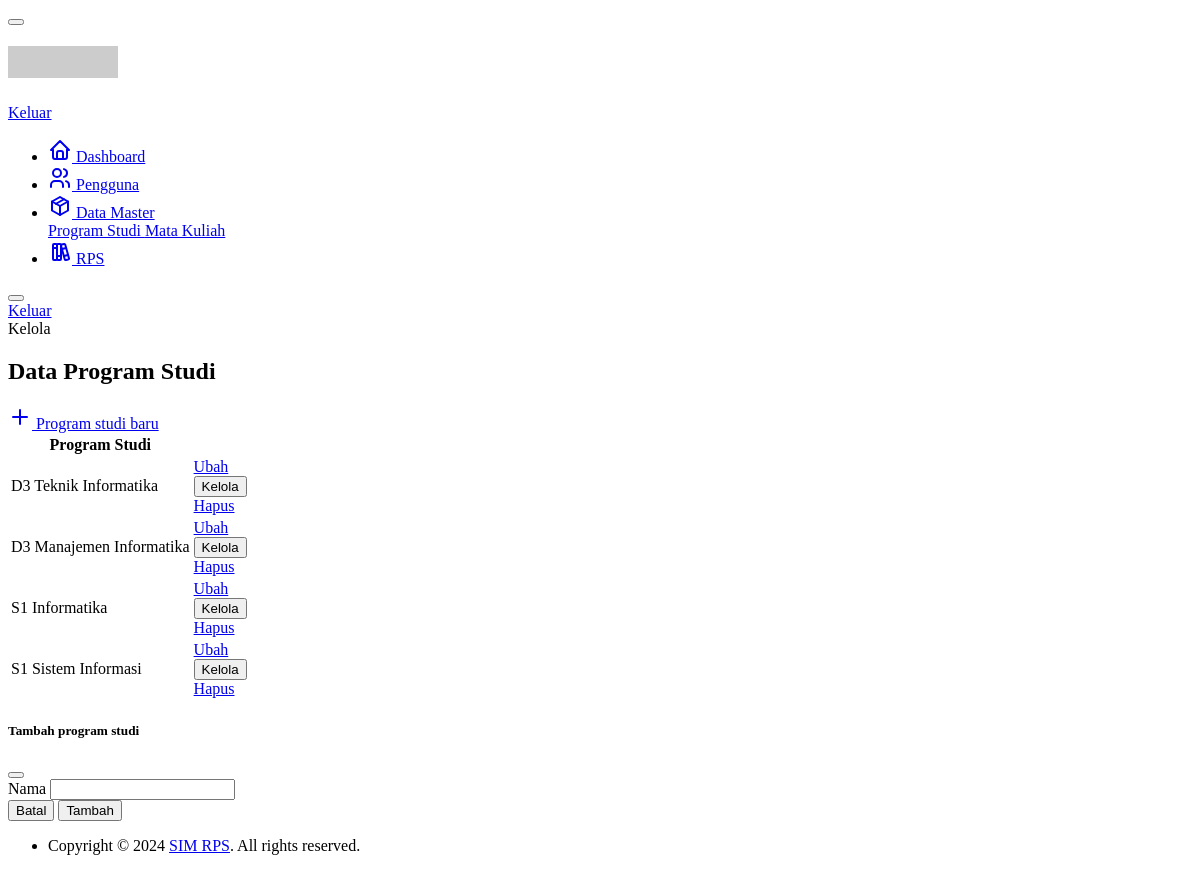
/index.php/admin/program_studi, run on the app's committed database.
### tables this page shows
CREATE TABLE `program_studi` (
  `id` int(11) NOT NULL,
  `nama` varchar(255) NOT NULL
);

### application/controllers/admin/Program_studi.php (called while the page is built, shortened)
<?php
class Program_studi extends CI_Controller
{
    public function __construct()
    {
        $this->load->model('program_studi_model');
    }
    public function index()
    {
        $this->load->view(
            'layouts/admin/header',
            array(
                'page_title' => 'Kelola Program Studi',
                'auth' => $this->session->userdata('auth'),
                'system_notifications' => $this->session->flashdata('system_notifications'),
            )
        );
        $this->load->view(
            'admin/program_studi/index',
            array(
                'program_studi' => $this->program_studi_model->search_program_studi(),
            )
        );
        $this->load->view('layouts/admin/footer');
    }
}

### index.php (called while the page is built, shortened)
<?php
require_once BASEPATH.'core/CodeIgniter.php';

### application/models/Program_studi_model.php (called while the page is built, shortened)
<?php
class Program_studi_model extends CI_Model
{
    private string $table_name = 'program_studi';
    public function search_program_studi(array $where = NULL)
    {
        $data = $this->db->get($this->table_name)->result_array();
        $program_studi = array_map(function ($item) {
            $model = new Program_studi_model;
            foreach ($item as $key => $value) {
                $model->{$key} = $value;
            }
            return $model;
        }, $data);
        return $program_studi;
    }
}

### application/views/admin/program_studi/index.php (the view)
<div class="page-header d-print-none">
    <div class="container-xl">
        <div class="row g-2 align-items-center">
            <div class="col">
                <div class="page-pretitle">
                    Kelola
                </div>
                <h2 class="page-title">
                    Data Program Studi
                </h2>
            </div>
            <div class="col-auto ms-auto d-print-none">
                <div class="btn-list">
                    <a href="#" class="btn btn-primary d-none d-sm-inline-block" data-bs-toggle="modal" data-bs-target="#create-modal">
                        <svg xmlns="http://www.w3.org/2000/svg" class="icon" width="24" height="24" viewBox="0 0 24 24" stroke-width="2" stroke="currentColor" fill="none" stroke-linecap="round" stroke-linejoin="round">
                            <path stroke="none" d="M0 0h24v24H0z" fill="none"></path>
                            <path d="M12 5l0 14"></path>
                            <path d="M5 12l14 0"></path>
                        </svg>
                        Program studi baru
                    </a>
                </div>
            </div>
        </div>
    </div>
</div>
<div class="page-body">
    <div class="container-xl">
        <div class="row row-cards">
            <div class="col-12">
            <div class="card">
                <div class="table-responsive">
                    <table class="table table-vcenter table-mobile-md card-table">
                        <thead>
                            <tr>
                                <th>Program Studi</th>
                                <th class="w-1"></th>
                            </tr>
                        </thead>
                        <tbody>
                            <?php if (count($program_studi) > 0) { ?>
                                <?php foreach ($program_studi as $model) { ?>
                                    <tr>
                                        <td data-label="Program Studi">
                                            <div class="d-flex py-1 align-items-center">
                                                <div class="flex-fill">
                                                    <div class="font-weight-medium"><?= $model->nama ?></div>
                                                </div>
                                            </div>
                                        </td>
                                        <td>
                                            <div class="btn-list flex-nowrap">
                                                <a href="<?= base_url("/admin/program_studi/edit/{$model->id}") ?>" class="btn">
                                                    Ubah
                                                </a>
                                                <div class="dropdown">
                                                    <button class="btn dropdown-toggle align-text-top" data-bs-toggle="dropdown" aria-expanded="false">
                                                        Kelola
                                                    </button>
                                                    <div class="dropdown-menu dropdown-menu-end" style="">
                                                        <a class="dropdown-item" href="<?= base_url("/admin/program_studi/delete/{$model->id}") ?>">
                                                            Hapus
                                                        </a>
                                                    </div>
                                                </div>
                                            </div>
                                        </td>
                                    </tr>
                                <?php } ?>
                            <?php } else { ?>
                                <tr>
                                    <td colspan="2" class="text-center">Program studi kosong</td>
                                </tr>
                            <?php } ?>
                        </tbody>
                    </table>
                </div>
            </div>
        </div>
    </div>
</div>
<div class="modal modal-blur fade" id="create-modal" tabindex="-1" role="dialog" aria-modal="true">
    <div class="modal-dialog modal-dialog-centered" role="document">
        <form action="<?= base_url('/admin/program_studi/create') ?>" method="post" class="modal-content">
            <div class="modal-header">
                <h5 class="modal-title">Tambah program studi</h5>
                <button type="button" class="btn-close" data-bs-dismiss="modal" aria-label="Close"></button>
            </div>
            <div class="modal-body">
                <div class="col">
                    <label class="form-label" for="nama">Nama</label>
                    <input type="text" id="nama" name="nama" class="form-control" required>
                </div>
            </div>
            <div class="modal-footer">
                <button type="button" class="btn me-auto" data-bs-dismiss="modal">Batal</button>
                <button type="submit" class="btn btn-primary">Tambah</button>
            </div>
        </div>
    </div>
</div>

### application/views/layouts/admin/header.php (style rules this page uses)
:root { --tblr-font-sans-serif: 'Inter Var', -apple-system, BlinkMacSystemFont, San Francisco, Segoe UI, Roboto, Helvetica Neue, sans-serif; }
body { font-feature-settings: "cv03", "cv04", "cv11"; }

### data on the page
program_studi: nama "D3 Teknik Informatika"
program_studi: nama "D3 Manajemen Informatika"
program_studi: nama "S1 Informatika"
program_studi: nama "S1 Sistem Informasi"
